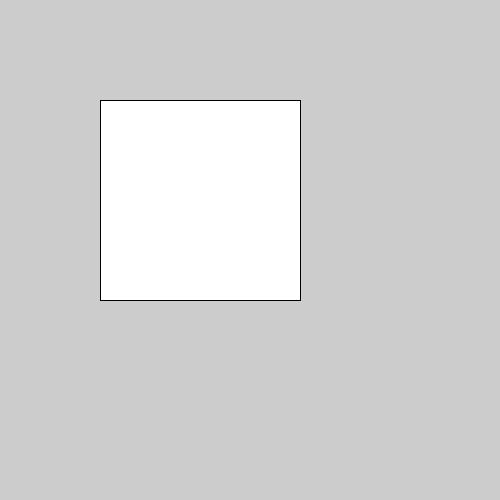
Frame 1 (no input)
Frame 60 (the mouse pressed at the canvas centre just before this capture): identical to frame 1, image omitted
Frame 120 (the mouse held since frame 60 and released just before this capture): identical to frame 1, image omitted

The Processing sketch that drew this single still picture (run headless with seeded random() and noise(); from frame 60 on, the mouse is pressed at the canvas centre):

// Processing sketch: sim_01_03_rectangle
// ── sim_01_03_rectangle.pde
void setup() {
  size(500, 500);
}

void draw() {
  rect(100, 100, 200, 200);
}
